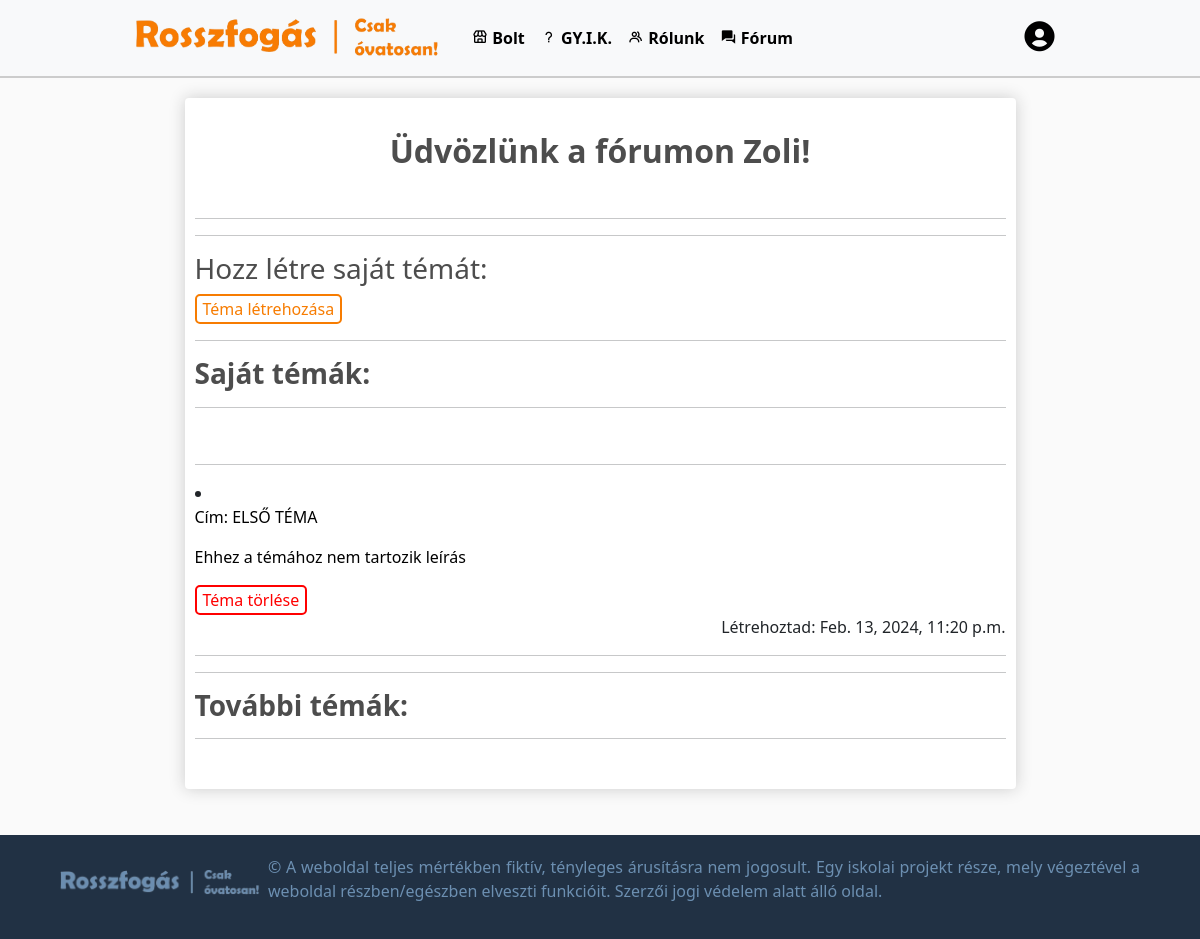
Page /fiok/forum (signed in) on the committed database.
### default/models.py (models this page shows, shortened)
class Customer(models.Model):
    user = models.OneToOneField(User, on_delete=models.CASCADE, null=True, blank=True)
    name = models.CharField(max_length=200, null=True)
    email = models.CharField(max_length=200, null=True)
    Vezetéknév = models.CharField(max_length=200, null=True , default="")
    Keresztnév = models.CharField(max_length=200, null=True , default="")
    Lakcím = models.CharField(max_length=200, null=True, default="")
    Telefonszám = models.CharField(
        max_length=12,
        null=True,
        default="",
        validators=[
            RegexValidator(
                regex=r'^[\d()+-]*$',
                message='A telefonszám csak számokat, illetve + karaktert tartalmazhat',
                code='ervenytelen_szam'
            )
        ]
    )

class Topic(models.Model):
    creator = models.ForeignKey(User, on_delete=models.CASCADE)
    title = models.CharField(max_length=20, null=True)
    leiras = models.CharField(max_length=75, null=True, blank=True, default="Ehhez a témához nem tartozik leírás")
    created_at = models.DateTimeField(auto_now_add=True)

### account/views.py (the view)
# urls.py: path('forum', views.forum_cucc, name="forumcucc"),
def forum_cucc(request):
    topics = Topic.objects.all()
    current_user = request.user
    customer = Customer.objects.get(user=current_user)
    if request.method == 'POST':
        form = TopicForm(request.POST)
        if form.is_valid():
            topic = form.save(commit=False)
            topic.creator = request.user
            topic.save()
            return redirect('forumcucc')
    else:
        form = TopicForm()
    return render(request, 'account/topic_list.html', {'topics': topics, 'form': form, 'customer': customer, 'current_user': current_user})

### account/templates/account/topic_list.html (shortened to what this page needs)
{% extends "default/layout.html" %}
{% load static %}
{% block body %}
<div class="row">
    <div class="col-lg-9 mx-auto" style="margin-top: 20px;">
        <div class="box-element" id="form-wrapper">
            <div id="user-info profile-info">
                <br>
                <h2 style="text-align: center;"><strong>Üdvözlünk a fórumon {{ customer.name }}!</strong></h2>
                <br>
                <hr>
                <hr>
                <h3>Hozz létre saját témát:</h3>
                <button onclick="toggleForm()" class="user-btn">Téma létrehozása</button>
                <hr>
                <h3><strong>Saját témák:</strong></h3>
                <hr>
                <br>
                {% for topic in topics %}
                {% if topic.creator == current_user %}
                    <hr>
                    <a href="{% url 'topic_detail' topic.id %}" style="text-decoration: none; color: black;">
                        <li>
                            <p>Cím: {{ topic.title }}</p>
                            <p>{{topic.leiras}}</p>
                            </a>
                            <form action="{% url 'delete_topic' topic.id %}" method="post">
                                <button class="delete-btn" type="submit">Téma törlése</button>
                            </form>
                            <p style="float: right;">Létrehoztad: {{ topic.created_at }}</p>
                        <br>
                    <hr>
                {% endif %}
                {% endfor %}
                <hr>
                <h3><strong>További témák:</strong></h3>
                <hr>
                <br>
            </div>
        </div>
    </div>
</div>
{% endblock %}

### default/static/default/styles.css (style rules this page uses)
body { background-color: hsl(0, 0%, 98%); margin: 0; padding-bottom: 150px; }
html { position: relative; min-height: 100%; }
h1, h2, h3, h4, h5, h6 { color: hsl(0, 0%, 30%); }
.box-element { box-shadow: hsl(0, 0%, 80%) 0 0 16px; background-color: #fff; border-radius: 4px; padding: 10px; }
.delete-btn { background-color: #fff; color: red; border: 2px solid red; border-radius: 5px; }
.user-btn { background-color: #fff; color: #F77C01; border: 2px solid #F77C01; border-radius: 5px; }
form { display: flex; flex-wrap: wrap; }

### rows in the picture
Customer: name "Zoli"
Topic: title "ELSŐ TÉMA", leiras "Ehhez a témához nem tartozik leírás", created_at "Feb. 13, 2024, 11:20 p.m."
